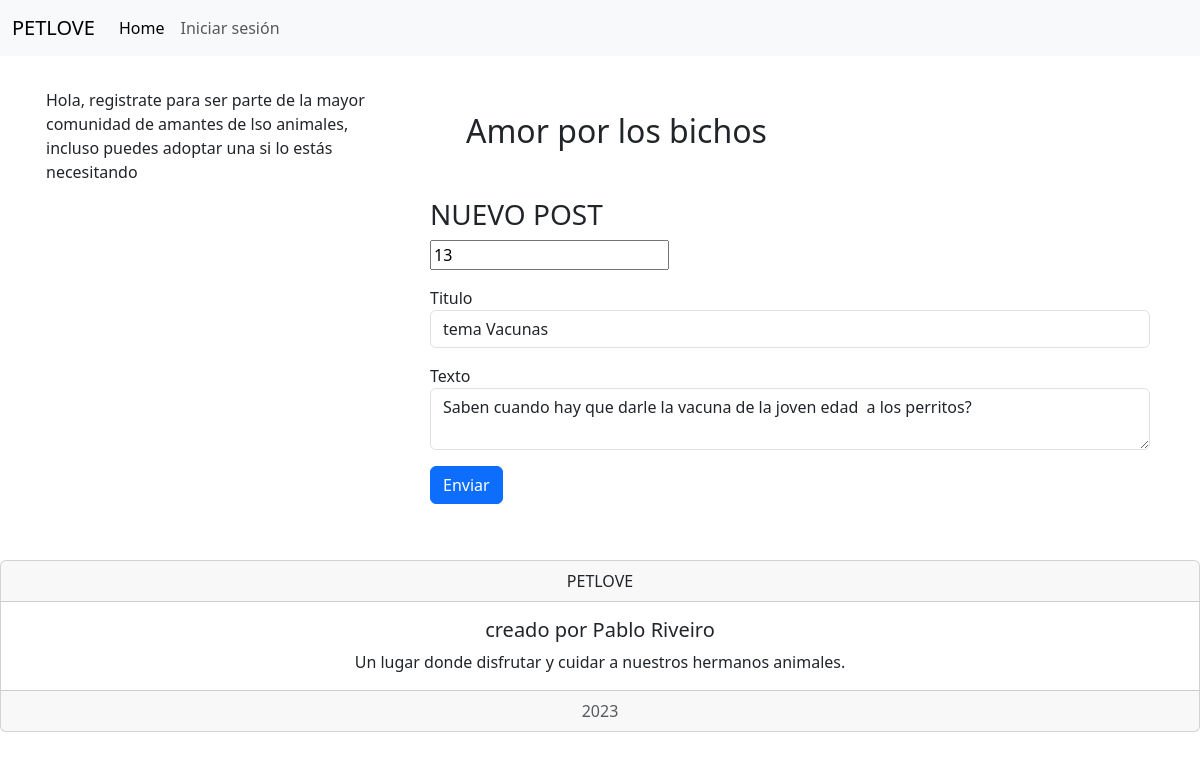
Page /post/13 on the committed database.
### base/models.py (models this page shows, shortened)
class Post(models.Model):
    title = models.CharField(max_length=200)
    text = models.TextField()
    updated = models.DateTimeField(auto_now=True)
    created = models.DateTimeField(auto_now_add=True)
    user = models.ForeignKey(User, null=True, on_delete=models.SET_NULL)

### base/views.py (the view, shortened to what this page needs)
# urls.py: path('post/<int:id>', views.post)
def post(request, id=None):
    context = {}
    if id is not None:
        p = Post.objects.get(id=id)
        context['post'] = p
    return render(request, 'post.html', context)

### templates/post.html (shortened to what this page needs)
{% extends "layouts/main.html" %}
{% block content %}
<div class="container">
    <h3> NUEVO POST</h3>
    <form method="POST" action="">
        {% if post is not None %}
        <input type="number" value="{{post.id}}" name="id">
        {% endif %}
        <div class="form-group my-3">
            <label>Titulo</label>
            <input type="text" class="form-control" name="title" placeholder="Titulo" {% if post is not None %}
                value="{{post.title}}" {% endif %}>
        </div>
        <div class="form-group my-3">
            <label>Texto</label>
            <textarea class="form-control" name="text">{% if post is not None %}{{post.text}}{% endif %}</textarea>
        </div>
        <button class="btn btn-primary" type="submit">Enviar</button>
    </form>
</div>
{% endblock %}

### rows in the picture
Post: id "13", title "tema Vacunas", text "Saben cuando hay que darle la vacuna de la joven edad a los perritos?"
